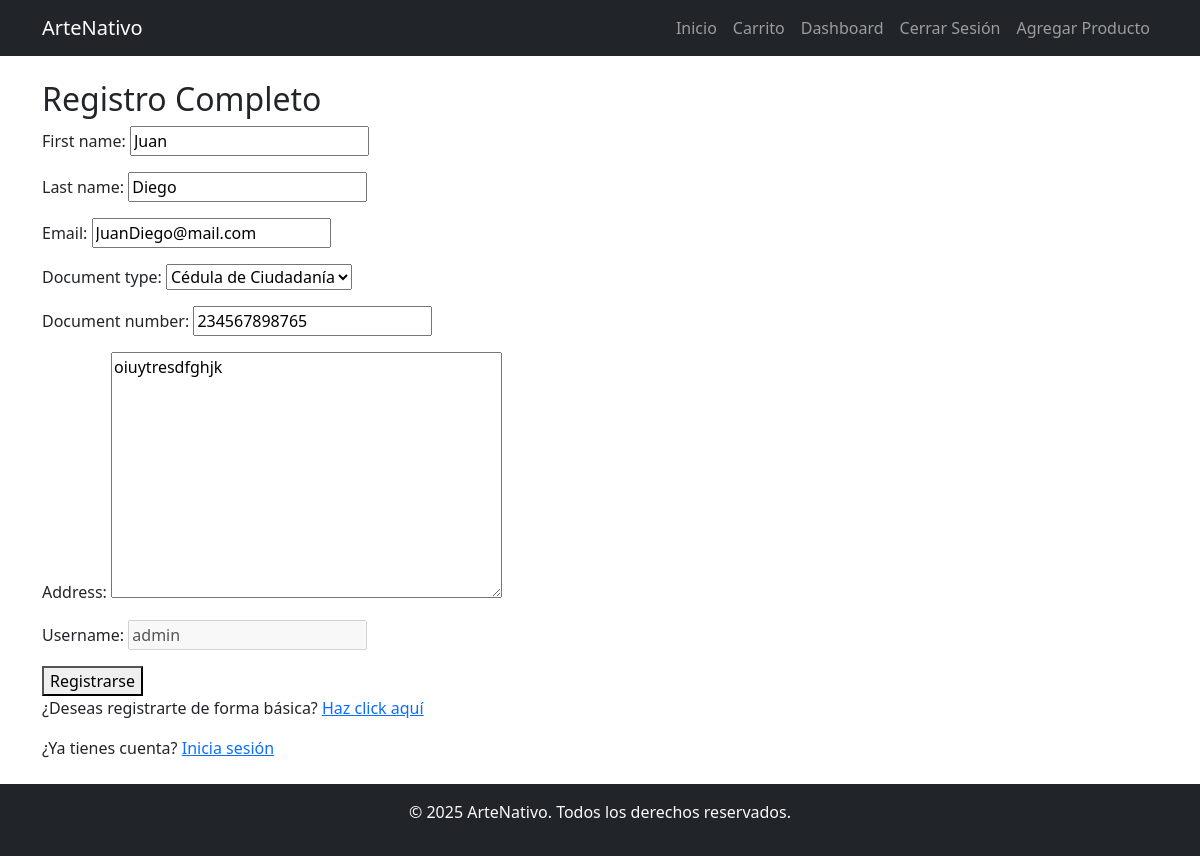
The app's page /users/register/full/ (signed in) with its own data.
### users/models.py (models this page shows, shortened)
class User(AbstractUser):
    ADMIN = "admin"
    CUSTOMER = "customer"
    ROLE_CHOICES = [
        (ADMIN, "Administrador"),
        (CUSTOMER, "Cliente"),
    ]
    role = models.CharField(
        max_length=10, choices=ROLE_CHOICES, default=CUSTOMER)
    address = models.TextField(blank=True, null=True)
    document_type = models.CharField(max_length=3, choices=[
        ('CC', 'Cédula de Ciudadanía'),
        ('TI', 'Tarjeta de Identidad'),
        ('CE', 'Cédula de Extranjería'),
        ('PP', 'Pasaporte'),
    ], blank=True, null=True)
    document_number = models.CharField(max_length=20, blank=True, null=True)
    class Meta:
        verbose_name = "Usuario"
        verbose_name_plural = "Usuarios"

### users/views.py (the view)
# urls.py: path('register/full/', full_register, name='full_register'),
@login_required
def full_register(request):
    user = request.user
    if request.method == 'POST':
        form = FullRegistrationForm(
            request.POST, instance=user)
        if form.is_valid():
            form.save()
            return redirect('dashboard')
    else:
        form = FullRegistrationForm(instance=user)
    return render(request, 'users/full_register.html', {'form': form})

### users/forms.py
class FullRegistrationForm(forms.ModelForm):
    email = forms.EmailField(required=True)
    class Meta:
        model = User
        fields = ['first_name', 'last_name', 'email',
                  'document_type', 'document_number', 'address']
    def __init__(self, *args, **kwargs):
        super().__init__(*args, **kwargs)
        if self.instance:
            self.fields['username'] = forms.CharField(
                initial=self.instance.username, disabled=True
            )

### users/templates/users/full_register.html (shortened to what this page needs)
{% extends 'users/base.html' %}
{% block content %}
<!DOCTYPE html>
<html lang="es">
<head>
</head>
<body>
  <h2>Registro Completo</h2>
  <form method="post">
    {{ form.as_p }}
    <button type="submit">Registrarse</button>
  </form>
  <p>¿Deseas registrarte de forma básica? <a href="{% url 'basic_register' %}">Haz click aquí</a></p>
  <p>¿Ya tienes cuenta? <a href="{% url 'login' %}">Inicia sesión</a></p>
</body>
</html>
{% endblock %}

### records on screen
User: first_name "Juan", last_name "Diego", email "JuanDiego@mail.com", document_type "Cédula de Ciudadanía", document_number "234567898765", address "oiuytresdfghjk", username "admin"
